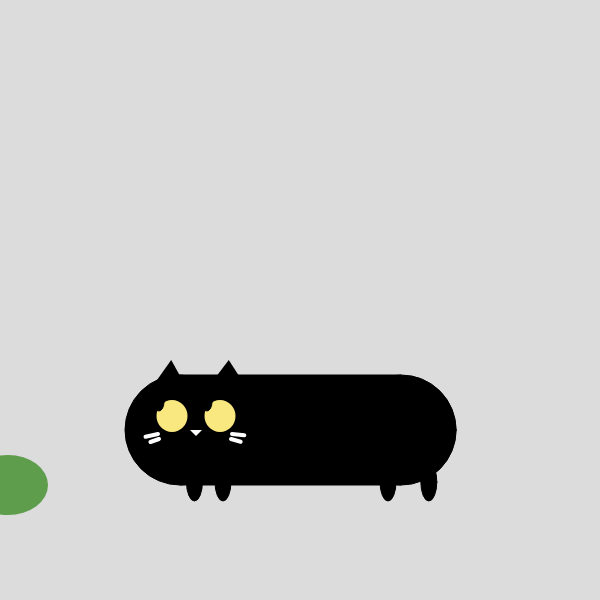
Frame 1 (no input)
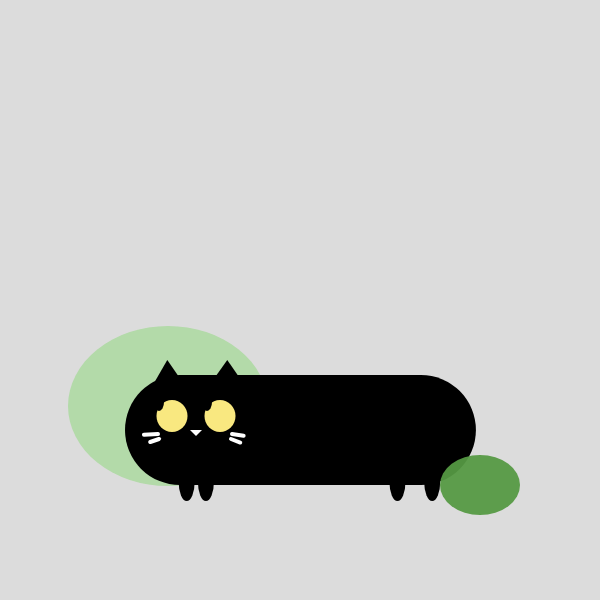
Frame 60 (no input)
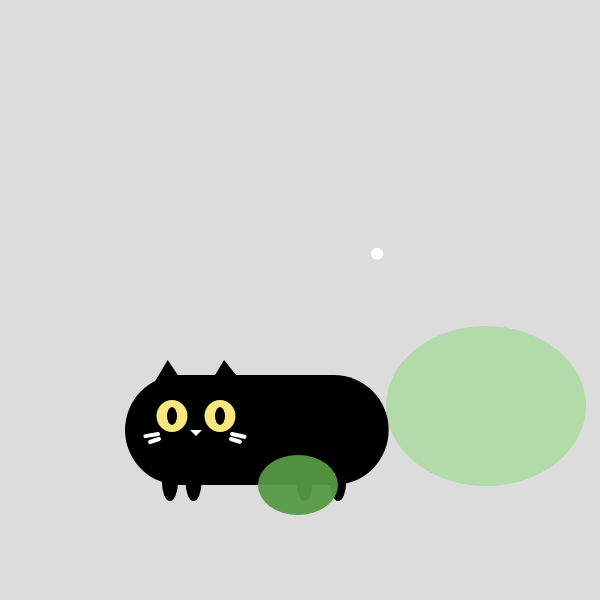
Frame 120 (the mouse pressed at the canvas centre since frame 60)

The p5.js sketch that drew these frames (run headless with seeded random() and noise() and a simulated clock; from frame 60 on, the mouse is pressed at the canvas centre):

// p5.js sketch
// ── sketch.js
let x, y, A, B, Fx, Fy, Tx, Ty;
let colors;
let c = [];
let d = [];
let cSpd = [];
let dSpd = [];
let totalNum = 14;

function setup() {
  createCanvas(600, 600);
  Fx = 0;
  Tx = -150;
  for (let I = 0; I < totalNum; I++) {
    c[I] = mouseX;
    d[I] = mouseY;

    cSpd[I] = random(-12, 12);
    dSpd[I] = random(-12, 12);
  }
}

function draw() {
  background(220);

  if (mouseIsPressed) {
    for (let I = 0; I < totalNum; I++) {
      c[I] += cSpd[I];
      d[I] += dSpd[I];
      fill(255);
      circle(c[I], d[I], random(10, 40));
    }
  } else {
    for (let I = 0; I < totalNum; I++) {
      c[I] = mouseX;
      d[I] = mouseY;
    }
  }

  fill(179, 218, 169);
  Tx = Tx + 5.3;
  Ty = 406;
  ellipse(Tx, Ty, 200, 160);
  let body = sin(frameCount * 0.15) * 75;
  drawcat(180, 430, 210 + body, 110);
  if (Tx > width + 80) {
    Tx = -150;
  }

  fill(86, 154, 67, 240);
  Fx = Fx + 8;
  Fy = 485;
  noStroke();
  ellipse(Fx, Fy, 80, 60);
  if (Fx > width + 30) {
    Fx = -30;
  }
}

function drawcat(x1, y1, a1, b1) {
  push();
  translate(x1, y1);
  fill(0);
  circle(0, 0, b1);
  circle(a1, 0, b1);
  rect(0, -b1 / 2, a1, b1);

  let C = (sin(frameCount * 0.4) * b1) / 7;
  let D = (cos(frameCount * 0.4) * b1) / 7;

  drawlegs(D, 0);
  drawlegs(a1 / 6 + C, 0);
  drawlegs(a1 - a1 / 8 + D, 0);
  drawlegs(a1 * 1.1 + C * 0.9, 0);
  draweyes(0, 0);
  drawbeard(0, 0);
  drawears(0, 0);
  noFill();
  pop();
}
function draweyes(x2, y2) {
  push();
  translate(x2, y2);
  noStroke();
  fill(249, 232, 128);
  ellipse(-8, -14, 31, 32);
  ellipse(40, -14, 31, 32);
  pop();

  let A = map(mouseX, 0, width, -13, 13);
  let B = map(mouseY, 0, height, -14, 14);
  push();
  translate(x2, y2);
  fill(0);
  ellipse(-8 + A, -14 + B, 10, 18);
  ellipse(40 + A, -14 + B, 10, 18);
  pop();
}
function drawbeard(x3, y3) {
  push();
  translate(x3, y3);

  stroke(255, 255, 255);
  strokeWeight(4);
  line(random(-36.5, -34), random(4.5, 7), -22, 4);
  line(random(-29, -30), 12, -21, 9);
  line(random(63, 66), random(5, 7), 52, 4);
  line(random(59, 61.5), random(11, 13), 51, 9);
  pop();

  push();
  translate(x3, y3);
  fill(255, 255, 255);
  noStroke();
  beginShape();
  vertex(16, 6);
  vertex(22, 0);
  vertex(10, 0);
  endShape(CLOSE);
  pop();
}
function drawears(x4, y4) {
  push();
  translate(x4, y4);
  fill(0);
  noStroke();
  beginShape();
  vertex(-10 + sin(frameCount * 0.4) * 3, -70);
  vertex(-30, -40);
  vertex(8, -40);
  endShape(CLOSE);

  beginShape();
  vertex(46 + cos(frameCount * 0.4) * 3, -70);
  vertex(68, -40);
  vertex(26, -40);
  endShape(CLOSE);
  pop();
}
function drawlegs(x5, y5) {
  push();
  translate(x5, y5);
  fill(0);
  ellipse(0, 52, 16, 38);
  pop();
}
